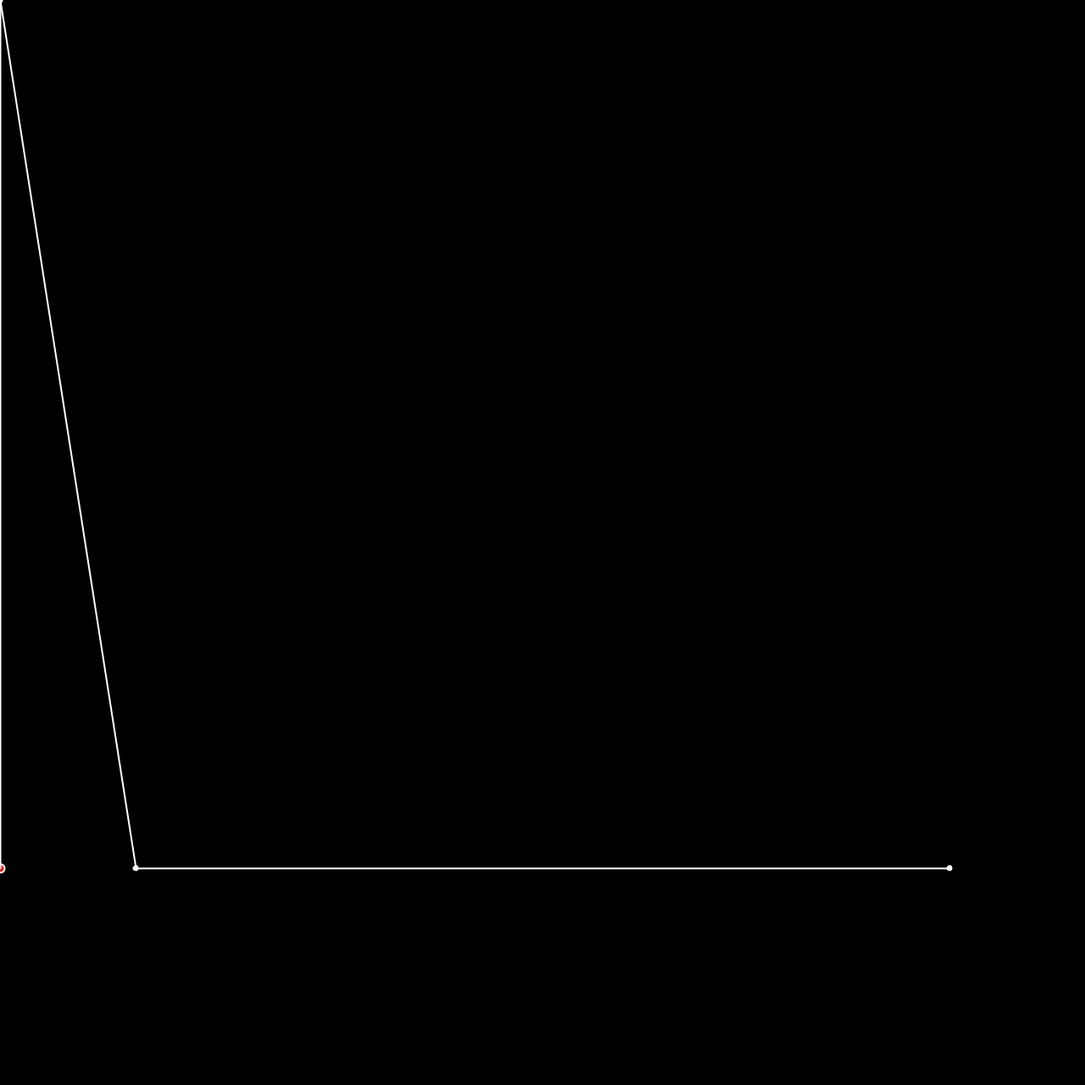
Frame 1 (no input)
Frame 60 (the mouse pressed at the canvas centre just before this capture): identical to frame 1, image omitted
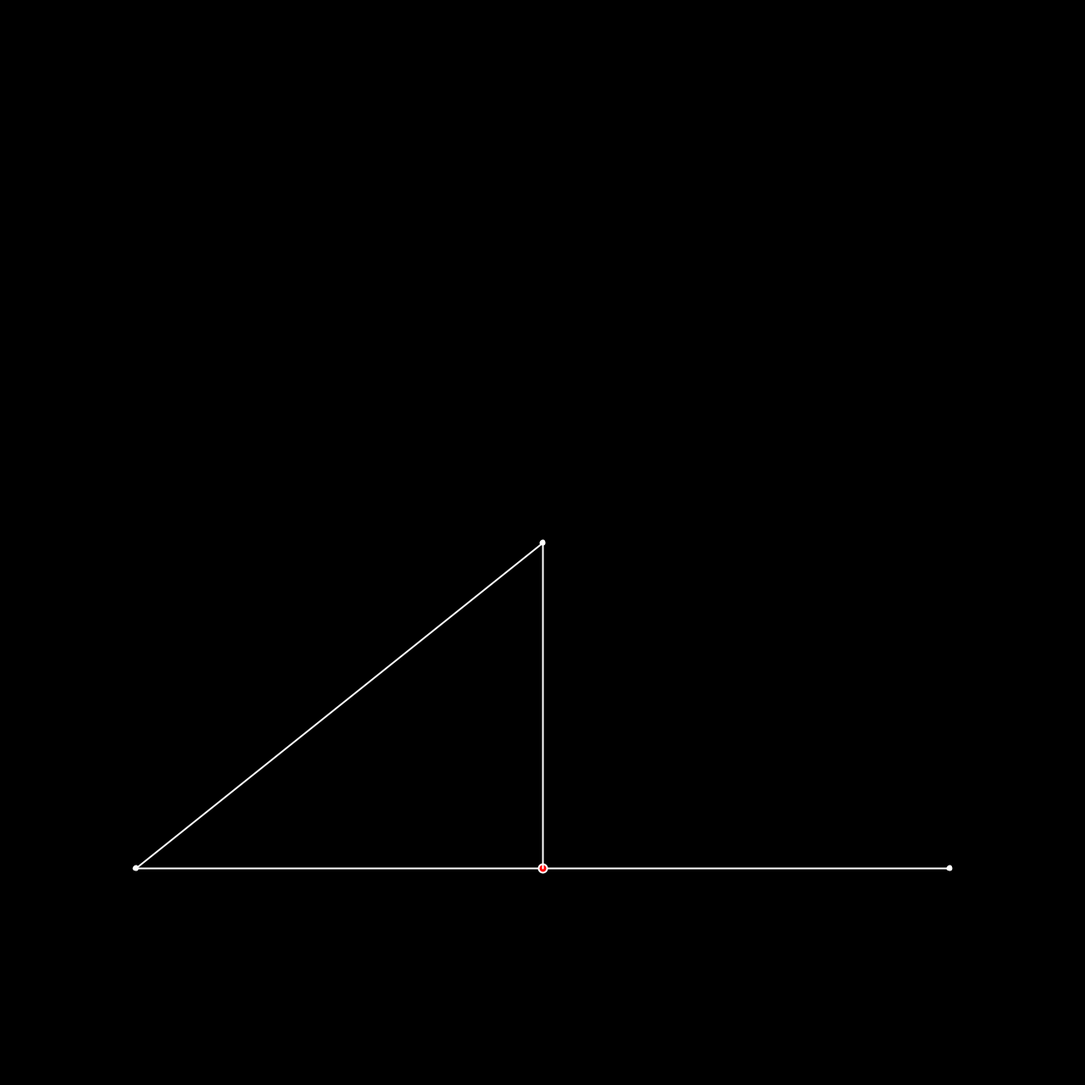
Frame 120 (the mouse held since frame 60 and released just before this capture)

The Processing sketch that drew these frames (run headless with seeded random() and noise(); from frame 60 on, the mouse is pressed at the canvas centre):

// Processing sketch: ScalarProj_script
// ── ScalarProj_script.pde
/*
I want a line segment with ellipses at either end
 */


void settings() {
  size(1280, 1280);
}

void setup() {
}

void draw() {
  background(0);
  stroke(255);
  fill(255);
  strokeWeight(2);
  PVector p = new PVector(mouseX, mouseY);
  PVector a = new PVector(width/8, 4*height/5);
  PVector b = new PVector(7*width/8, 4*height/5);
  line(width/8, 4*height/5, 7*width/8, 4*height/5);
  ellipse(a.x, a.y, 5, 5);
  ellipse(b.x, b.y, 5, 5);
  line(a.x, a.y, p.x, p.y);
  ellipse(p.x, p.y, 5, 5);
  PVector norm = scalarProj(p, a, b);
  fill(255, 0, 0);
  ellipse(norm.x, norm.y, 10, 10);
  line(p.x, p.y, norm.x, norm.y);
  
}


PVector scalarProj(PVector p, PVector a, PVector b) {
  PVector ap = PVector.sub(p, a);
  PVector ab = PVector.sub(b, a);
  ab.normalize();
  ab.mult(ap.dot(ab));
  PVector normalPoint = PVector.add(a, ab);
  return normalPoint;
}
